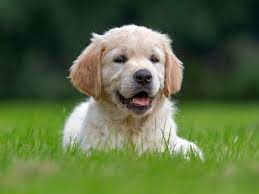
#> input picture dataset/dog.jpeg, 259 x 194 px, found by its file name
$ jupyter execute Read_image.ipynb
#> lines starting #> are read from the running program, lines starting #| are printed output that depends on the picture
[cell 1]
import cv2 as cv
from google.colab.patches import cv2_imshow # for image display
import matplotlib.pylab as plt

##Read Image

[cell 2]
myImg = cv.imread('dog.jpeg')
#> myImg is the input picture: shape (194, 259, 3); mean B, G, R 65, 108, 89.5
cv2_imshow(myImg)

##Step3: Image Contours and Histograms

[cell 3]
# Check the image matrix data type (could know the bit depth of the image)
print(myImg.dtype)
#| uint8
# Check the height of image 0-->row, 1-->column, 2-->channel
print(myImg.shape[0])
#| 194
# Check the width of image
print(myImg.shape[1])
#| 259
# Check the number of channels of the image
print(myImg.shape[2])
#| 3

### Generate Histogram of color image and grayscale image

Display the histogram of all the pixels in the color image

Display the histogram of R, G, B channel.

[cell 4]
color = ('b','g','r')
for i,col in enumerate(color):
    histr = cv.calcHist([myImg],[i],None,[256],[0,256])
    plt.plot(histr,color = col)
    plt.xlim([0,256])
plt.show()
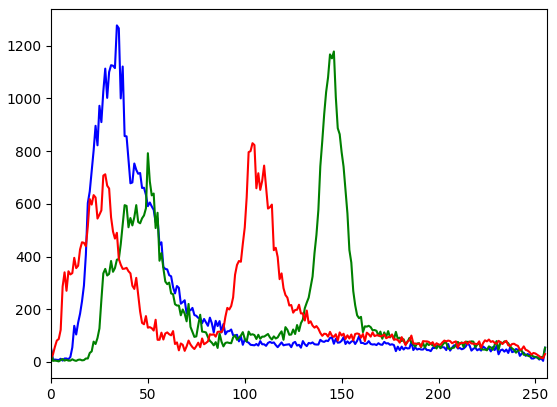
#> figure drawn by matplotlib, 1 panel; curve peaks at x = 34, y = 1277; curve peaks at x = 146, y = 1178; curve peaks at x = 104, y = 830

[cell 5]
gray_image = cv.cvtColor(myImg, cv.COLOR_BGR2GRAY)
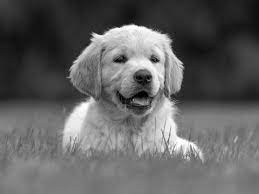
#> gray_image: shape (194, 259); min 0, max 255, mean 97.6
cv2_imshow(gray_image)

[cell 6]
plt.hist(gray_image.ravel(),bins = 256, range = [0, 256])
plt.show()
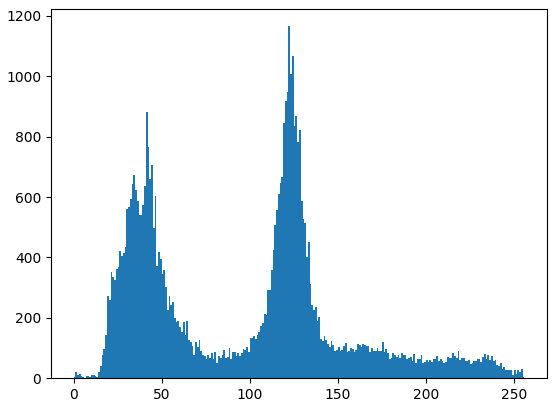
#> figure drawn by matplotlib, 1 panel; tallest bar 1166 high, from x = 122 to 123

[cell 7]
print(myImg)
#> (printed output is left out)

[cell 8]
print(myImg[10, 25])
#| [26 46 23]

$ run again, with dataset/Template.png saved as dataset/dog.jpeg
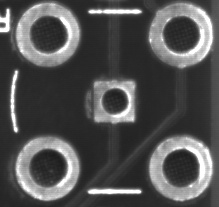
#> input picture dataset/Template.png, 219 x 207 px, found by its file name
#> myImg is the input picture: shape (207, 219, 3); min 27, max 255, mean 83.1
#| uint8
#| 207
#| 219
#| 3
#> `[cell 4] color = ('b','g','r') for i,col in enumerate(color): histr = ..`:
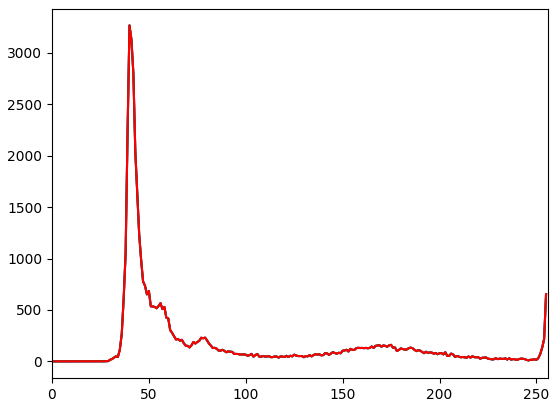
#> figure drawn by matplotlib, 1 panel; curve peaks at x = 40, y = 3268; curve peaks at x = 40, y = 3268; curve peaks at x = 40, y = 3268
#> `[cell 6] plt.hist(gray_image.ravel(),bins = 256, range = [0, 256]) plt..`:
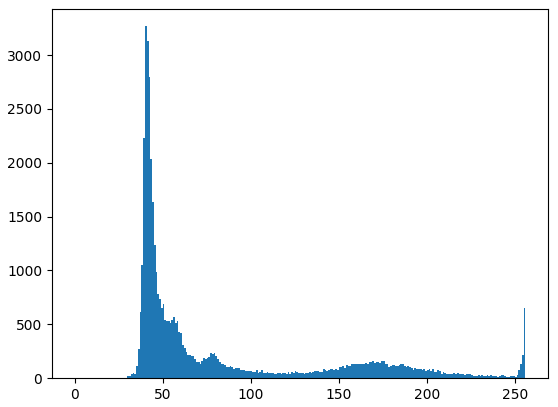
#> figure drawn by matplotlib, 1 panel; tallest bar 3268 high, from x = 40 to 41
#> (printed output is left out)
#| [88 88 88]

$ run again, with dataset/Test.png saved as dataset/dog.jpeg
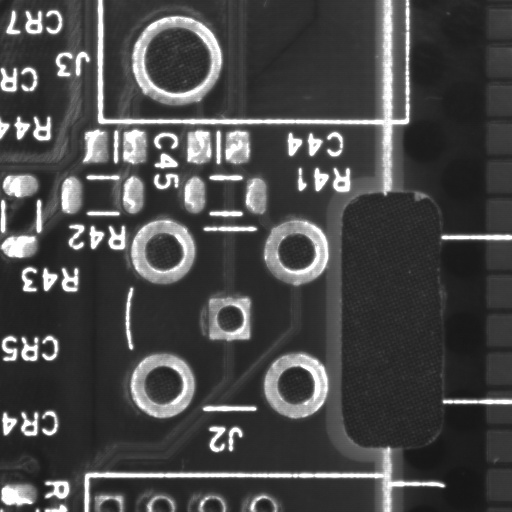
#> input picture dataset/Test.png, 512 x 512 px, found by its file name
#> myImg is the input picture: shape (512, 512, 3); min 21, max 255, mean 73.1
#| uint8
#| 512
#| 512
#| 3
#> `[cell 4] color = ('b','g','r') for i,col in enumerate(color): histr = ..`:
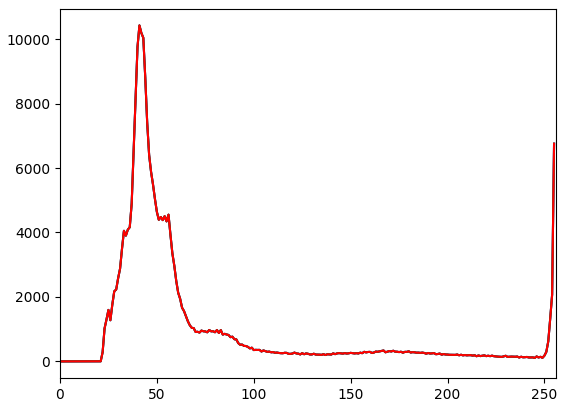
#> figure drawn by matplotlib, 1 panel; curve peaks at x = 41, y = 10425; curve peaks at x = 41, y = 10425; curve peaks at x = 41, y = 10425
#> `[cell 6] plt.hist(gray_image.ravel(),bins = 256, range = [0, 256]) plt..`:
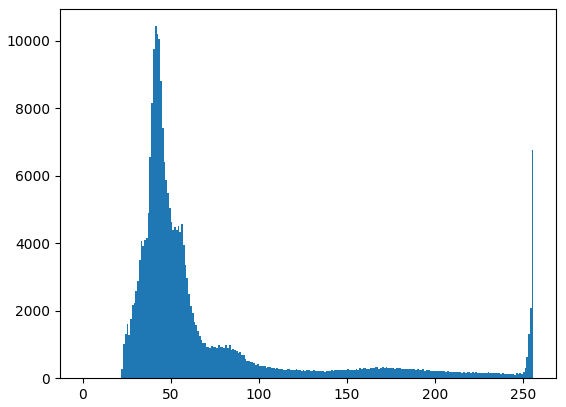
#> figure drawn by matplotlib, 1 panel; tallest bar 10425 high, from x = 41 to 42
#> (printed output is left out)
#| [85 85 85]
